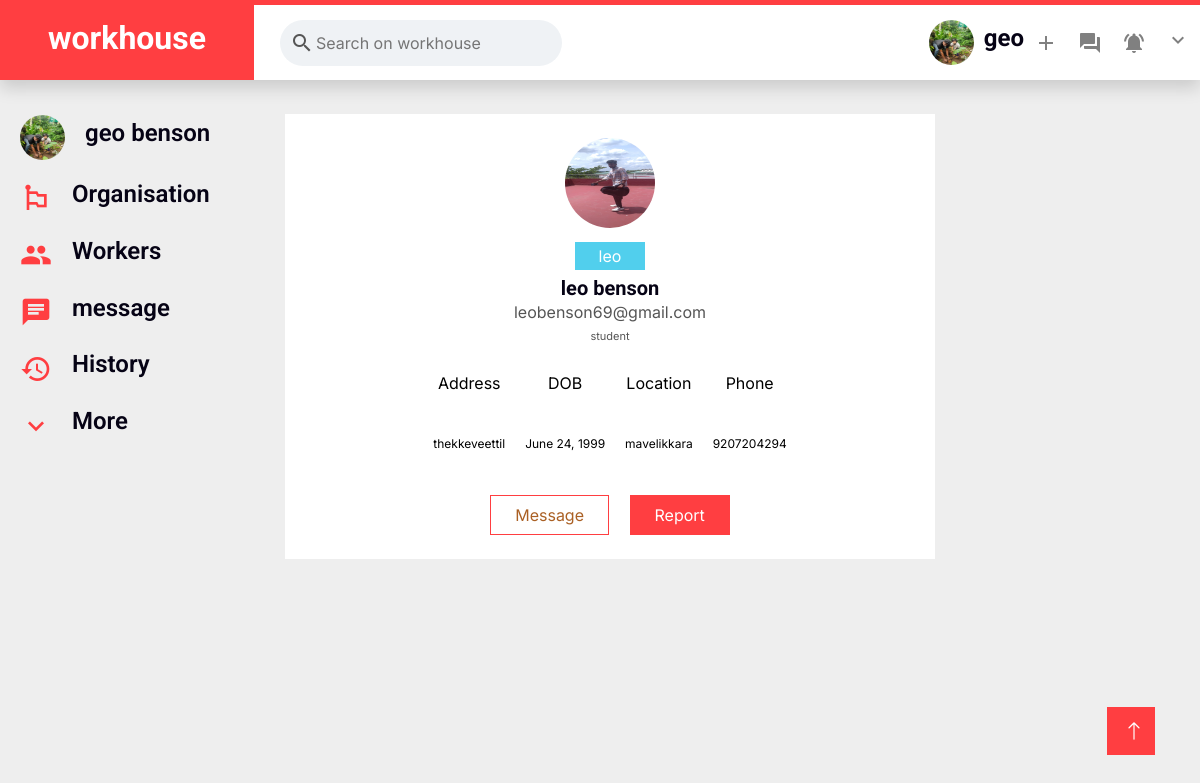
The app's page /user_single/leo (signed in) with its own data.
### main/models.py (models this page shows, shortened)
class Worker(AbstractBaseUser):
    first_name = models.CharField(max_length=150)
    last_name = models.CharField(max_length=150)
    email = models.EmailField()
    username =models.CharField(max_length=100,unique=True)
    password = models.CharField(max_length=128)
    phone_no =models.CharField(max_length=100,unique=True)
    location =models.CharField(max_length=150)
    user_image =models.ImageField(upload_to="workerProfile")
    dob =models.DateField(null=True)
    user_bio=models.CharField(max_length=150)
    type=models.CharField(max_length=100,default='worker')
    address=models.CharField(max_length=300)
    job_title=models.CharField(max_length=150,null= True)
    catagory=models.CharField(max_length=150,null= True)
    experience=models.CharField(max_length=150,null= True)
    skill_1 =models.CharField(max_length=150,null= True)
    skill_2 =models.CharField(max_length=150,null= True)
    skill_3 =models.CharField(max_length=150,null= True)
    id_proof=models.ImageField(upload_to="workerfile")
    exp_proof=models.ImageField(upload_to="workerfile")
    cv=models.ImageField(upload_to="workerfile")
    is_approved=models.BooleanField(null= True)
    status=models.CharField(max_length=100,null= True)
    is_report=models.BooleanField(null= True,default=True)

class User(AbstractBaseUser):
    id=models.AutoField(primary_key=True)
    first_name = models.CharField(max_length=150)
    last_name = models.CharField(max_length=150)
    email = models.EmailField()
    username =models.CharField(max_length=100,unique=True)
    password = models.CharField(max_length=128)
    phone_no =models.CharField(max_length=100,unique=True)
    location =models.CharField(max_length=150)
    user_image =models.ImageField(upload_to="userProfile")
    dob =models.DateField(null=True)
    user_bio=models.CharField(max_length=150)
    type=models.CharField(max_length=100,default='user')
    address=models.CharField(max_length=300)

### main/views.py (the view, shortened to what this page needs)
# urls.py: path('user_single/<sender>',user_single,name="user_single"),
def user_single(request,sender):
    user=User.objects.get(username = sender)
    person=request.session.get('username')
    worker=Worker.objects.get(username=person)
    context={'user':user,'worker':worker}
    return render(request,"usersingle.html",context)

### main/templates/usersingle.html (shortened to what this page needs)
{%load static%}
<!DOCTYPE html>
<html lang="en">
<head>
  <link href="{%static 'css/style(3).css'%}" rel="stylesheet" type="text/css">
  <link href="https://cdnjs.cloudflare.com/ajax/libs/font-awesome/5.10.0/css/all.min.css" rel="stylesheet">
  <link href="https://cdn.jsdelivr.net/npm/bootstrap-icons@1.4.1/font/bootstrap-icons.css" rel="stylesheet">
  <link href="{%static 'lib/animate/animate.min.css' %}" rel="stylesheet">
  <link href="{%static 'lib/owlcarousel/assets/owl.carousel.min.css' %}" rel="stylesheet">
  <link href="{%static 'css/bootstrap.min.css' %}" rel="stylesheet">
  <a href="#" class="btn btn-lg btn-primary btn-lg-square rounded-0 back-to-top"><i class="bi bi-arrow-up"></i></a>
</head>
<body>
    <nav class="navbar navbar-expand-lg bg-white navbar-light shadow border-top border-5 border-primary sticky-top p-0">
        <div class="header__left">
            <a href="index.html" class="navbar-brand bg-primary d-flex align-items-center px-4 px-lg-5">
                <h2 class="mb-2 text-white">workhouse</h2>
            </a>
            <div class="header__input">
              <span class="material-icons"> search </span>
              <input type="text" placeholder="Search on workhouse" />
            </div>
          </div>
        <div class="collapse navbar-collapse" id="navbarCollapse">
            <div class="navbar-nav ms-auto p-4 p-lg-0">
                <div class="header__right">
                    <div class="header__info">
                      <img
                        class="user__avatar"
                        src="/media/{{worker.user_image}}"
                        alt=""
                        width="45"
                        height="45"
                      />
                      <h4>{{worker.username}}</h4>
                    </div>
                    <span class="material-icons"> add </span>
                    <span class="material-icons"> forum </span>
                    <span class="material-icons"> notifications_active </span>
                    <div class="nav-item dropdown">
                    <span href="#" class="material-icons" data-bs-toggle="dropdown" style="pointer-events: none;"> expand_more </span>
                    </div>
                  </div>
                </div>
            </div>
    </nav>
    <div class="main__body ">
        <div class="sidebar">
          <div class="sidebarRow">
            <img
              class="user__avatar"
              src="/media/{{worker.user_image}}"
              alt="" width="45px" height="45px"
            />
            <h4>{{worker.first_name}} {{worker.last_name}}</h4>
          </div>
          <div class="sidebarRow">
            <span class="material-icons"> emoji_flags </span>
            <h4>Organisation</h4>
          </div>
          <div class="sidebarRow">
            <span class="material-icons"> people </span>
            <h4>Workers</h4>
          </div>
          <div class="sidebarRow">
            <span class="material-icons"> chat </span>
            <h4>message</h4>
          </div>
          <div class="sidebarRow">
            <span class="material-icons"> history </span>
            <h4>History</h4>
          </div>
          <div class="sidebarRow">
            <span class="material-icons"> expand_more </span>
            <h4>More</h4>
          </div>
        </div>
       <div class="feed">
        <div class="container mt-4">
          <div class="row d-flex justify-content-center" style="background-color: #fff;">
              <div class="col-md-9">
                  <div class="card-user p-3 py-4">
                      <div class="text-center">
                          <img src="/media/{{user.user_image}}" width="90px" height="90px" class="rounded-circle">
                      </div>
                      <div class="text-center mt-3">
                          <span class="bg-secondary p-1 px-4 rounded text-white">{{user.username}}</span>
                          <h5 class="mt-2 mb-0">{{user.first_name}} {{user.last_name}}</h5>
                          <span>{{user.email}}</span>
                          <div class="px-4 mt-1">
                              <p class="fonts">{{user.user_bio}} </p>
                          </div>
                           <ul class="social-list">
                              <li><p style="font-size: 15;">Address</p><br><p style="font-size: 12px;">{{user.address}}</p></li>
                              <li><p style="font-size: 15;">DOB</p><br><p style="font-size: 12px;">{{user.dob}}</p></li>
                              <li><p style="font-size: 15;">Location</p><br><p style="font-size: 12px;">{{user.location}}</p></li>
                              <li><p style="font-size: 15;">Phone</p><br><p style="font-size: 12px;">{{user.phone_no}}</p></li>
                          </ul>
                          <div class="buttons">
                             <a href="/get_messages/{{user.username}}"> <button class="btn btn-outline-primary px-4">Message</button></a>
                              <button class="btn btn-primary px-4 ms-3" id="btnSection1" onclick="myFunction()">Report</button>
                          </div>
                      </div>
                  </div>
              </div>
          </div>
      </div>
       </div>
        <div style="flex: 0.33" class="widgets">
        </div>
      </div>
</body>
</html>

### main/static/css/style(3).css (style rules this page uses)
:root { --primary: #FF3E41; --secondary: #51CFED; --light: #F8F2F0; --dark: #060315; }
*, *::before, *::after { box-sizing: border-box; }
.back-to-top { position: fixed; display: none; right: 45px; bottom: 45px; z-index: 99; }
.btn { font-weight: 600; transition: .5s; }
.btn.btn-primary, .btn.btn-secondary { color: #FFFFFF; }
.btn-lg-square { width: 48px; height: 48px; }
.btn-square, .btn-sm-square, .btn-lg-square { padding: 0; display: flex; align-items: center; justify-content: center; font-weight: normal; }
.navbar-light .navbar-brand, .navbar-light a.btn { height: 75px; }
.navbar-light.sticky-top { top: -100px; transition: .5s; right: 0; }
* { margin: 0; box-sizing: border-box; }
.user__avatar { border-radius: 50%; width: 45px; }
.header__left { display: flex; align-items: center; justify-content: space-evenly; }
.header__input { display: flex; align-items: center; background-color: #eff2f5; padding: 10px; margin-left: 10px; border-radius: 999px; }
.header__input input { border: none; background-color: transparent; outline-width: 0; }
.header__info { display: flex; align-items: center; }
.header__info h4 { margin-left: 10px; }
.header__right { display: flex; align-items: center; }
.header__right .material-icons { color: gray; margin: 0 10px; right: 0; }
.sidebarRow { display: flex; align-items: center; padding: 10px; cursor: pointer; }
.sidebarRow h4 { margin-left: 20px; font-weight: 600; }
.sidebarRow .material-icons { font-size: xx-large; color: #FF3E41; }
.main__body { display: flex; }
body { background-color: #f1f2f5; }
.feed { flex: 1; padding: 30px 100px; display: flex; flex-direction: column; justify-content: center; align-items: center; }
.sidebar { padding: 25px 10px; flex: 0.33; }
@media (min-width: 769px) and (max-width: 1440px) { .feed { width: 50%; padding: 10px 50px; } }
html, .button { background: none; border: none; outline: none; cursor: pointer; transition: background-color ease 0.2s; }

### main/templates/usersingle.html (style rules this page uses)
body { background:#eee; }
.card-user { border:none; position:relative; overflow:hidden; border-radius:8px; cursor:pointer; }
.fonts { font-size:11px; }
.social-list { display:flex; list-style:none; justify-content:center; padding:0; }
.social-list li { padding:10px; color:#000000; }
.buttons button:nth-child(1) { border:1px solid #FF3E41 !important; color:#aa6024; height:40px; }
.buttons button:nth-child(2) { border:1px solid #FF3E41 !important; background-color:#FF3E41; color:#fff; height:40px; }

### records on screen
Worker: user_image (picture), username "geo", first_name "geo", last_name "benson"
User: user_image (picture), username "leo", first_name "leo", last_name "benson", email "leobenson69@gmail.com", user_bio "student", address "thekkeveettil", dob "June 24, 1999", location "mavelikkara", phone_no "9207204294"
